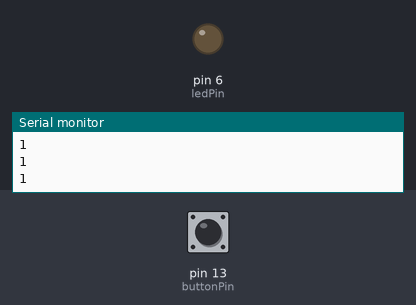
Recording of a sketch running on a simulated Arduino Uno, built with avr-gcc and run on an emulated ATmega328P. On the bench: output pins drawn as LEDs (lit = HIGH), the last lines printed to the serial monitor. Inputs (shaded band) come from the test bench; at power-on: pin 13 (buttonPin) HIGH.

Above: at 1.2 s.
1.3 s: pin 13 (buttonPin) pulled LOW for 0.15 s
At 1.4 s:
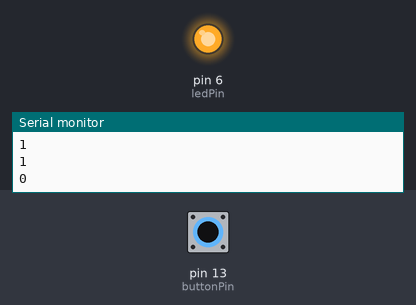
3.0 s: pin 13 (buttonPin) pulled LOW for 3.2 s
At 7.1 s:
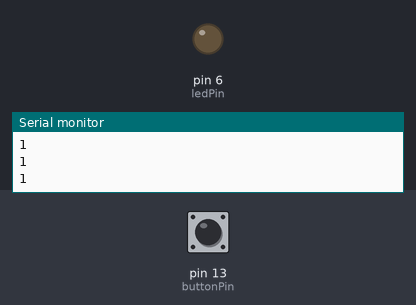
Timing chart, 0 to 8.6 s (numbered marks = the images above; inputs shaded):
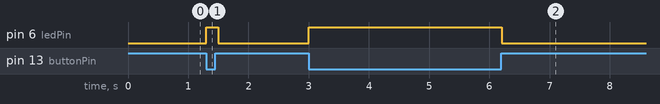

The sketch:

pull_up_led.ino
```cpp
int buttonPin=13;
int ledPin=6;

void setup()
{
  	/* 시리얼 통신 9600 bps 속도로 시작 */
  	Serial.begin(9600);

	pinMode(buttonPin, INPUT);
  	pinMode(ledPin,OUTPUT);

}

int val = 0;

void loop()
{
  val = digitalRead(buttonPin);
  Serial.println(val);

  if(val == LOW) digitalWrite(ledPin, HIGH);
  if(val == HIGH) digitalWrite(ledPin,  LOW);

  delay(100);	// 다운싱 현상 방지

}
```

Measured:
- after the input at 1.3 s, pin 6 (ledPin): LOW → HIGH at once, → LOW 0.20 s later
- after the input at 3.0 s, pin 6 (ledPin): LOW → HIGH at once, → LOW 3.2 s later
